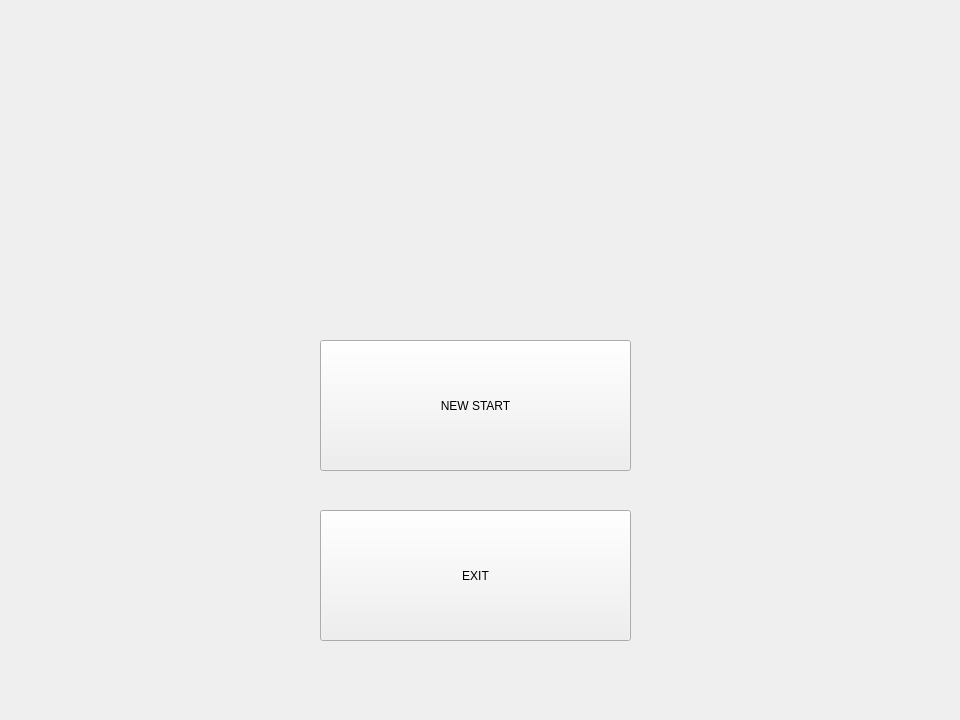
<?xml version="1.0" encoding="UTF-8"?>
<ui version="4.0">
 <class>Welcome_Page</class>
 <widget class="QWidget" name="Welcome_Page">
  <property name="geometry">
   <rect>
    <x>0</x>
    <y>0</y>
    <width>960</width>
    <height>720</height>
   </rect>
  </property>
  <property name="windowTitle">
   <string>Form</string>
  </property>
  <property name="styleSheet">
   <string notr="true"/>
  </property>
  <widget class="QPushButton" name="NEW_START">
   <property name="geometry">
    <rect>
     <x>320</x>
     <y>340</y>
     <width>311</width>
     <height>131</height>
    </rect>
   </property>
   <property name="text">
    <string>NEW START</string>
   </property>
  </widget>
  <widget class="QPushButton" name="EXIT">
   <property name="geometry">
    <rect>
     <x>320</x>
     <y>510</y>
     <width>311</width>
     <height>131</height>
    </rect>
   </property>
   <property name="text">
    <string>EXIT</string>
   </property>
  </widget>
 </widget>
 <resources/>
 <connections/>
</ui>
